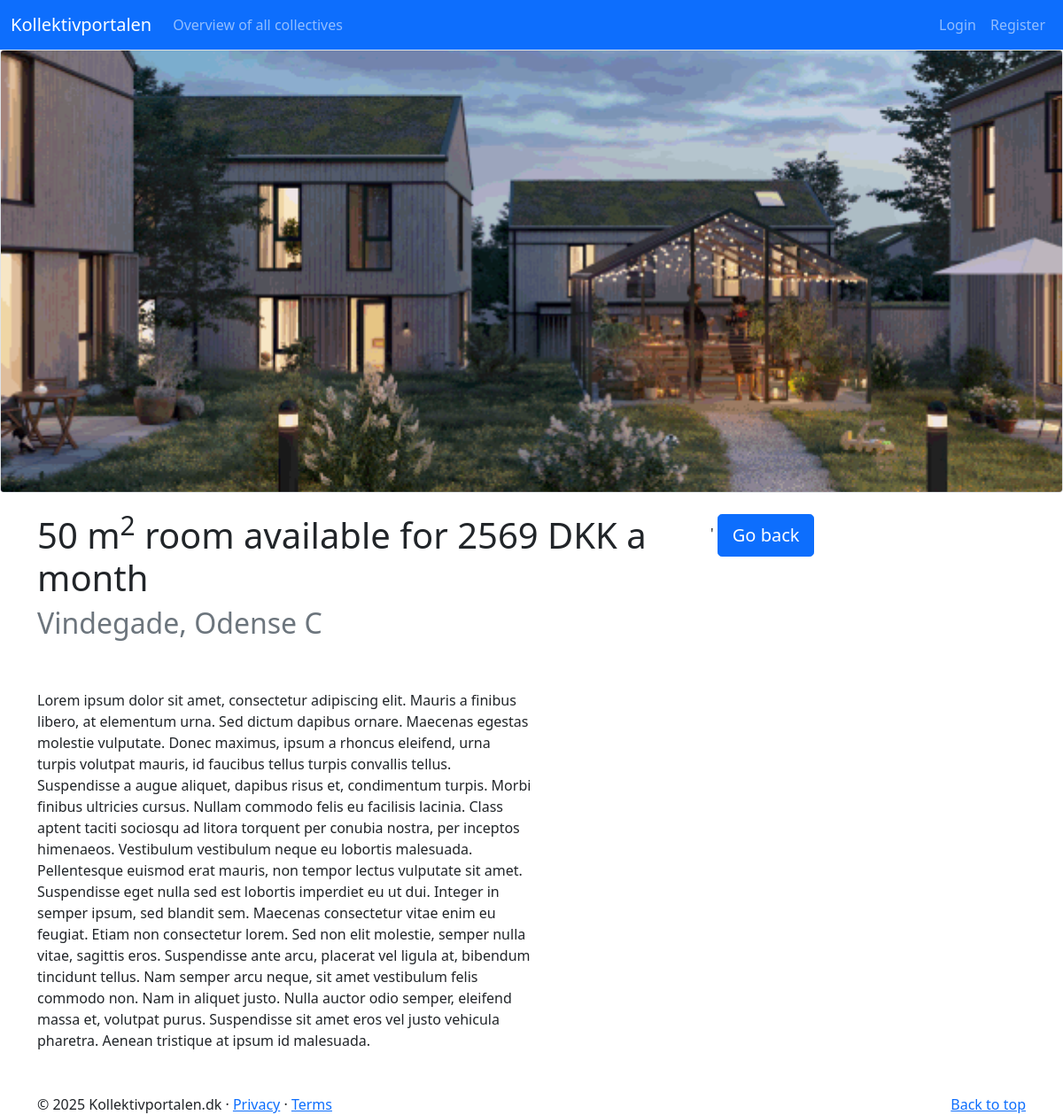
The page /collectives/1 on the database its author committed.
### app/__init__.py (models this page shows, shortened)
class Collective(db.Model):
    __tablename__ = 'collectives'
    id = db.Column(db.Integer, primary_key=True)
    submitter_id = db.Column(db.Integer, db.ForeignKey('users.id'), nullable=False)
    city = db.Column(db.String(80))
    street = db.Column(db.String(80))
    roomsize = db.Column(db.Integer())
    price = db.Column(db.Integer())
    description = db.Column(db.String(500))
    image = db.Column(db.String(500))   #image name.
    user = db.relationship("User", back_populates="collectives")
    applications = db.relationship("Application", back_populates="collective")
    @staticmethod
    def get_by_id(id):
        return Collective.query.filter_by(id=id).first()

### app/__init__.py (the view)
@app.route("/collectives/<int:id>", methods=["GET"])
def collectives_view(id):
    entry = Collective.get_by_id(id)
    return render_template("collectives/view.html", entry=entry)

### app/templates/collectives/view.html
{% extends 'elements/base.html' %}
{% block body%}
<section class="collectivedetails">
    <div class="container-fluid px-0 d-flex justify-content-center mb-4">
        <img src="{{ url_for('static', filename='images/' ~ entry.image) }}" class="border img-fluid rounded collectivepage" alt="Responsive image">
    </div>
    <div class="container">
        <div class="row">
            <div class="container col-8 mb-5">
                <h1 class="mb-2">
                    {{ entry.roomsize }} m<sup>2</sup> room available for {{ entry.price }} DKK a month
                </h1>
                <h2 class="text-muted">
                    {{ entry.street }}, {{ entry.city }}
                </h2>
            </div>
            <div class="container col-4">
                '
            {% if current_user.role == "seeker" %}
                <a class="btn btn-primary btn-lg" href="#" role="button">Apply</a>
            {% else %}
                <a class="btn btn-primary btn-lg" href="{{ url_for('collectives_index') }}" role="button">Go back</a>
            {% endif %}
            </div>
        </div>
        <div class="w-50">
            <p class="text-left font-weight-normal">{{ entry.description }}</p>
        </div>
    </div>
</section>
{% endblock body%}

### app/static/own_style.css (style rules this page uses)
.collectivepage { object-fit: cover; width: 100%; height: 500px; }

### rows shown on the page
Collective: image (picture), roomsize "50", price "2569", street "Vindegade", city "Odense C", description "Lorem ipsum dolor sit amet, consectetur adipiscing elit. Mauris a finibus libero, at elementum urna. Sed dictum dapibus ornare. Maecenas egestas molestie vulputate. Donec maximus, ipsum a rhoncus eleifend, urna turpis volutpat mauris, id faucibus tellus turpis convallis tellus. Suspendisse a augue aliquet, dapibus risus et, condimentum turpis. Morbi finibus ultricies cursus. Nullam commodo felis eu facilisis lacinia. Class aptent taciti sociosqu ad litora torquent per conubia nostra, per inceptos himenaeos. Vestibulum vestibulum neque eu lobortis malesuada. Pellentesque euismod erat mauris, non tempor lectus vulputate sit amet. Suspendisse eget nulla sed est lobortis imperdiet eu ut dui.…"
